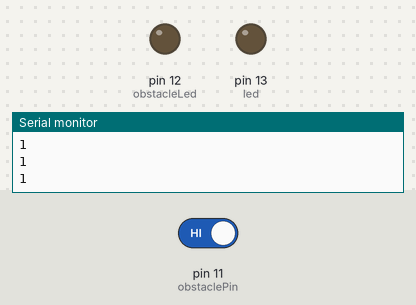
This sketch was run on a simulated Arduino Uno, built with avr-gcc and run on an emulated ATmega328P. Parts: output pins drawn as LEDs (lit = HIGH), the last lines printed to the serial monitor. The test bench sets the inputs (shaded band); at power-on: pin 11 (obstaclePin) HIGH.

Above: at 1.2 s.
1.3 s: pin 11 (obstaclePin) driven LOW
At 1.9 s:
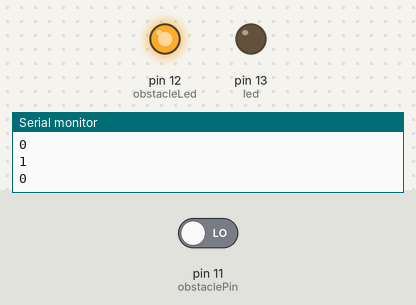
2.9 s: pin 11 (obstaclePin) driven HIGH
At 3.4 s:
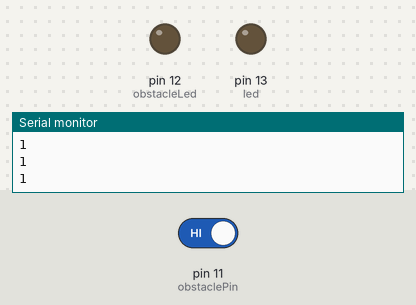
Timing chart, 0 to 5.9 s (numbered marks = the images above; inputs shaded):
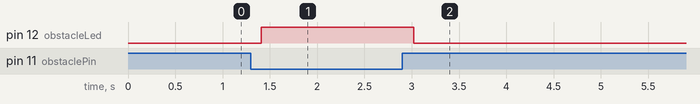

Measured:
- after the input at 1.3 s, pin 12 (obstacleLed): LOW → HIGH after 0.11 s
- after the input at 2.9 s, pin 12 (obstacleLed): HIGH → LOW after 0.12 s

The sketch:

arduino_master.ino
```cpp
#include <Wire.h>
#include <SoftwareSerial.h>

int obstacleLed = 12; /* led output cho cảm biến vật cản */
int obstaclePin = 11; /* chân output cho cảm biến vật cản */


SoftwareSerial BTSerial(3, 2); // TX, RX
int x=1;
int led = 13;

void setup() {

  Wire.begin(8);                /* Tham gia vao i2c với địa chỉ 8 */
  Wire.onReceive(receiveEvent); /* Nghe sự kiện */
  Serial.begin(9600);
  pinMode(led,OUTPUT);
  BTSerial.begin(9600);

  //Cảm biến va chạm
  pinMode(obstacleLed, OUTPUT);
  pinMode(obstaclePin, INPUT);
}

void loop() {

  translateObstacle();

  // Truyền tín hiệu từ master sang slave qua bluetooth
  BTSerial.write(x);
  Serial.println(x);


}

// function nhận data từ master i2c
void receiveEvent(int howMany) {
  while (0 < Wire.available()) {
    x = Wire.read();      /* đọc data từ master */
  }
}


// Function cảm biến vật cản
void translateObstacle(){
  int hasObstacle = digitalRead(obstaclePin);
  Serial.println(hasObstacle);
  if (hasObstacle == 0)
  {
    digitalWrite(obstacleLed, HIGH);
  }
  else
  {
    digitalWrite(obstacleLed, LOW);
  }
  delay(200);
}
```
